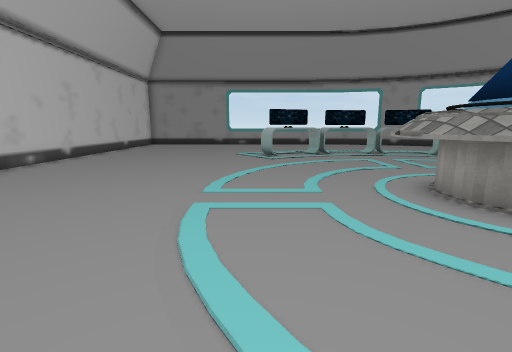
view 1 (above)

16 first-person views from a walk through a Unity game level. The camera is 1.3 m above the floor, tilts 10° down and sees 85° across. The floor is counted in squares, 1 m on a side. Each view is taken from the middle of a square. On the plan, view 1 faces up. The plan holds only what a view shows up to about 13 squares ahead; the rest is blank. The place goes on beyond the plan. The player character is not drawn. Some animated figures are not drawn. Some surface patterns are stand-ins.

view 2
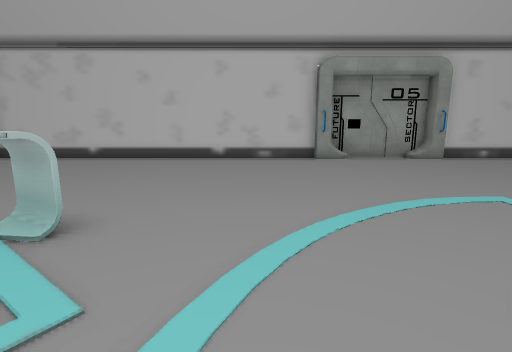

view 3
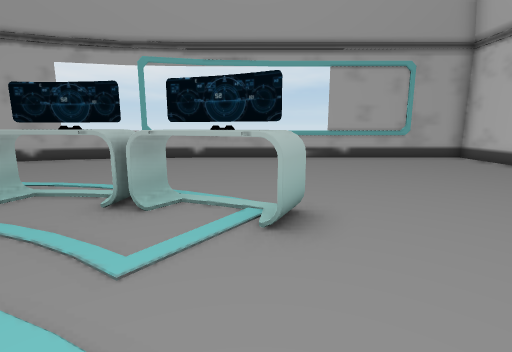

view 4
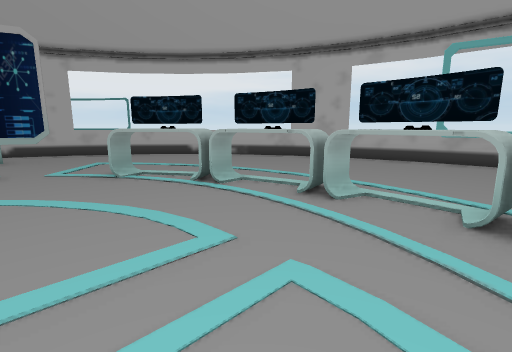

view 5
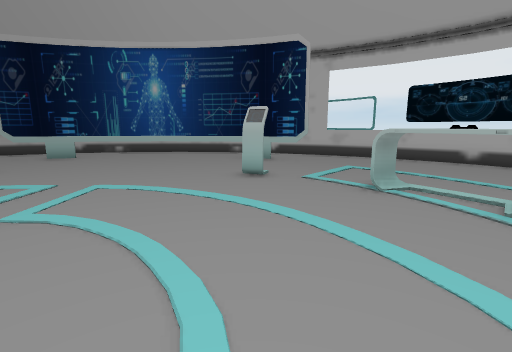

view 6
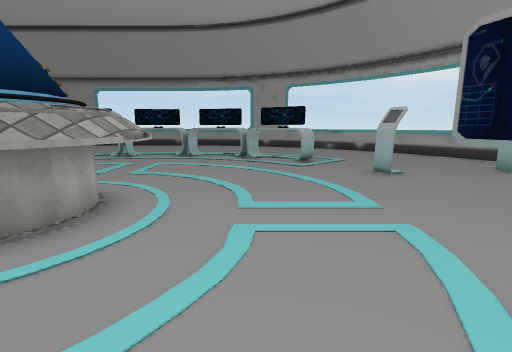

view 7
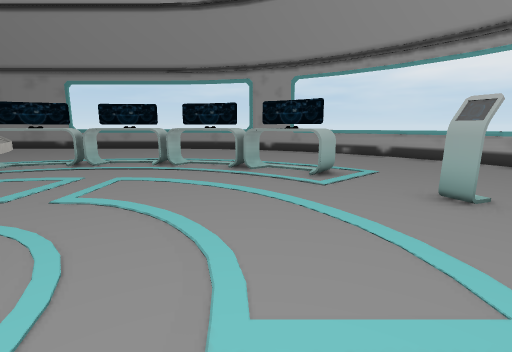

view 8
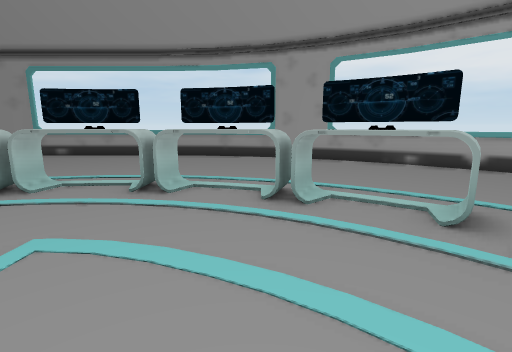

view 9
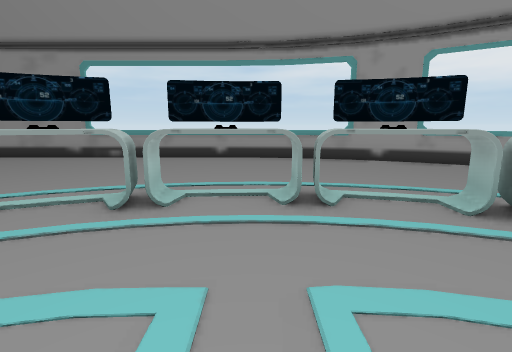

view 10
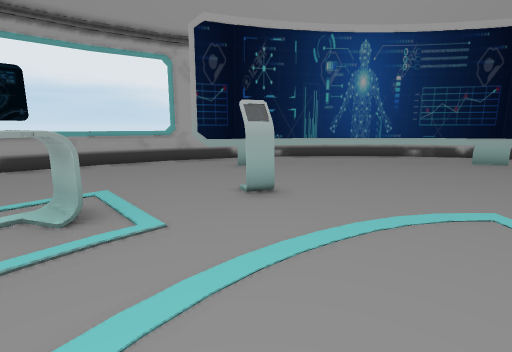

view 11
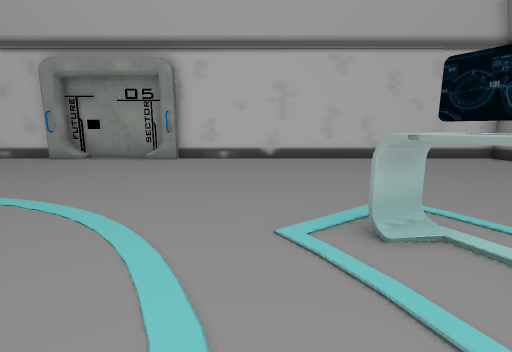

view 12
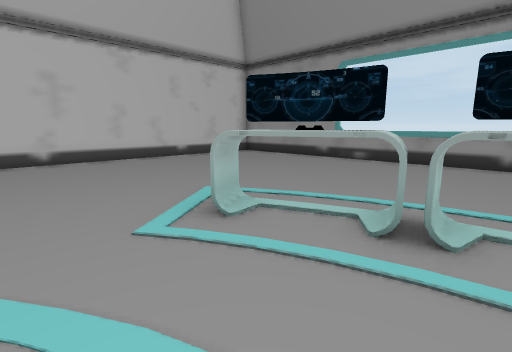

view 13
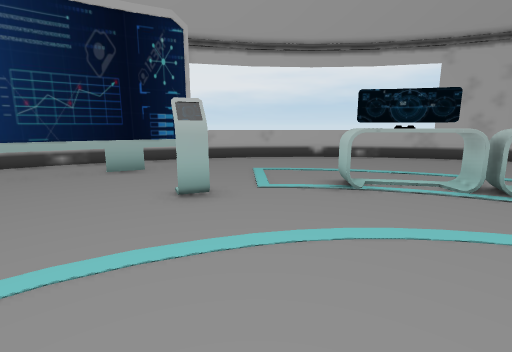

view 14
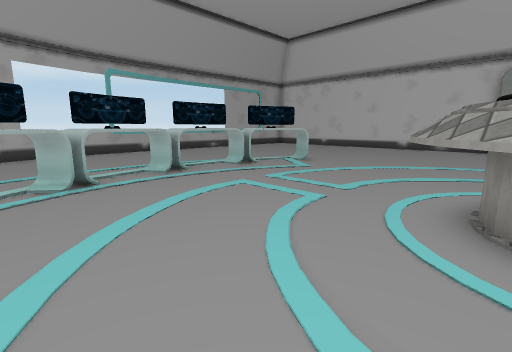

view 15
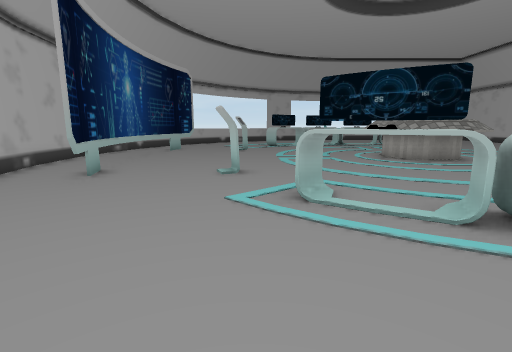

view 16
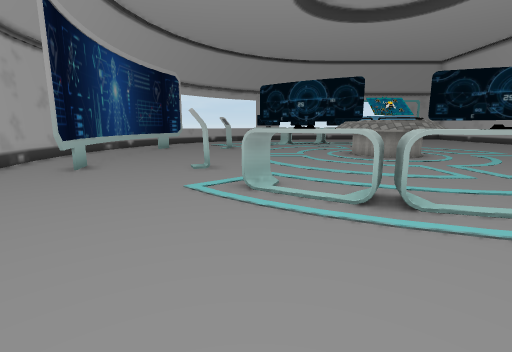

### Floor plan
Key: @ floor where view 1 was taken; # wall or solid block; . floor; = window, fence, low wall or low ledge; ^ raised ledge; E desk; T thing the floor can be seen under or through; O other object.
Columns run from 8 left of view 1 to 20 right of it. Each row starts with its distance up from view 1.
 21 #######=========##
 20 #...............=###
 19 #..................#=#
 18 #....................=#
 17 #.....................=#
 16 #......................##
 15 #.......................=#
 14 #........EEEEEEEE........=
 13 #.......EEEE...EEEE......##
 12 #.................EE......##
 11 #..................E....#..#
 10 #.......................#..#
  9 #....................#..=#.##
  8 #........................#..#
  7 OO..........^^^..........#..#
  6 O..........^###^.........#..#
  5 O..........^###^.........#..#
  4 O..........^###^.........#..#
  3 #O..........^^^..........T..#
  2 #........................T..#
  1 #....................#..=T.##
  0 #.......@...............#..#
 -1 #..................E....#..#
 -2 #.................EE......##
 -3 #.......EEEE...EEEE.......=
 -4 #........EEEEEEEE........=#
 -5 #.......................=#
 -6 #......................##
 -7 #.....................=#
 -8 #....................=#
 -9 #..................#=#
-10 #...............=###
-11 #######======#==##

Positions as (right, up) in squares from view 1, and headings:
1: (0, 0), facing up
2: (4, 0), facing left
3: (1, 1), facing down
4: (3, 1), facing down-right
5: (5, 1), facing right
6: (9, 1), facing up
7: (9, 4), facing up
8: (8, 8), facing up
9: (5, 9), facing up
10: (7, 9), facing right
11: (4, 11), facing left
12: (4, 10), facing up-left
13: (8, 4), facing down-right
14: (10, 4), facing down-left
15: (12, 17), facing down
16: (11, 18), facing down
